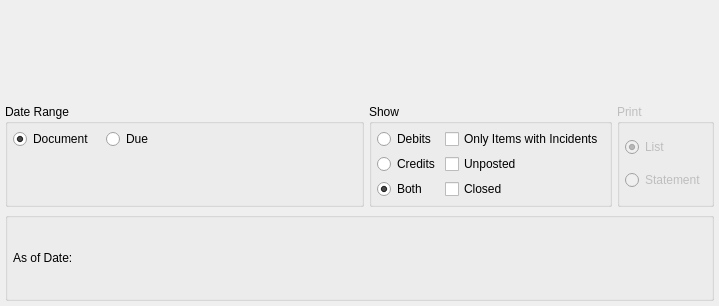
<?xml version="1.0" encoding="UTF-8"?>
<ui version="4.0">
 <comment>This file is part of the xTuple ERP: PostBooks Edition, a free and
open source Enterprise Resource Planning software suite,
Copyright (c) 1999-2011 by OpenMFG LLC, d/b/a xTuple.
It is licensed to you under the Common Public Attribution License
version 1.0, the full text of which (including xTuple-specific Exhibits)
is available at www.xtuple.com/CPAL.  By using this software, you agree
to be bound by its terms.</comment>
 <class>dspAROpenItems</class>
 <widget class="QWidget" name="dspAROpenItems">
  <property name="geometry">
   <rect>
    <x>0</x>
    <y>0</y>
    <width>719</width>
    <height>306</height>
   </rect>
  </property>
  <property name="windowTitle">
   <string>Open Receivables</string>
  </property>
  <layout class="QGridLayout" name="gridLayout_2">
   <item row="0" column="0" colspan="2">
    <widget class="CustomerSelector" name="_customerSelector"/>
   </item>
   <item row="1" column="0">
    <spacer name="verticalSpacer">
     <property name="orientation">
      <enum>Qt::Vertical</enum>
     </property>
     <property name="sizeType">
      <enum>QSizePolicy::Fixed</enum>
     </property>
     <property name="sizeHint" stdset="0">
      <size>
       <width>20</width>
       <height>5</height>
      </size>
     </property>
    </spacer>
   </item>
   <item row="2" column="0">
    <widget class="QGroupBox" name="_dateGroup">
     <property name="title">
      <string>Date Range</string>
     </property>
     <layout class="QGridLayout" name="gridLayout">
      <item row="0" column="0">
       <layout class="QHBoxLayout" name="horizontalLayout">
        <property name="spacing">
         <number>12</number>
        </property>
        <item>
         <widget class="QRadioButton" name="_docDate">
          <property name="text">
           <string>Document</string>
          </property>
          <property name="checked">
           <bool>true</bool>
          </property>
         </widget>
        </item>
        <item>
         <widget class="QRadioButton" name="_dueDate">
          <property name="text">
           <string>Due</string>
          </property>
         </widget>
        </item>
        <item>
         <spacer name="horizontalSpacer_2">
          <property name="orientation">
           <enum>Qt::Horizontal</enum>
          </property>
          <property name="sizeHint" stdset="0">
           <size>
            <width>40</width>
            <height>20</height>
           </size>
          </property>
         </spacer>
        </item>
       </layout>
      </item>
      <item row="1" column="0">
       <widget class="DateCluster" name="_dates">
        <property name="focusPolicy">
         <enum>Qt::StrongFocus</enum>
        </property>
       </widget>
      </item>
     </layout>
    </widget>
   </item>
   <item row="2" column="1">
    <widget class="QGroupBox" name="_showGroup">
     <property name="title">
      <string>Show</string>
     </property>
     <layout class="QGridLayout" name="gridLayout_4">
      <item row="0" column="0">
       <widget class="QRadioButton" name="_debits">
        <property name="text">
         <string>Debits</string>
        </property>
       </widget>
      </item>
      <item row="0" column="1">
       <widget class="XCheckBox" name="_incidentsOnly">
        <property name="text">
         <string>Only Items with Incidents</string>
        </property>
       </widget>
      </item>
      <item row="1" column="0">
       <widget class="QRadioButton" name="_credits">
        <property name="text">
         <string>Credits</string>
        </property>
       </widget>
      </item>
      <item row="1" column="1">
       <widget class="XCheckBox" name="_unposted">
        <property name="text">
         <string>Unposted</string>
        </property>
        <property name="forgetful">
         <bool>false</bool>
        </property>
       </widget>
      </item>
      <item row="2" column="0">
       <widget class="QRadioButton" name="_both">
        <property name="text">
         <string>Both</string>
        </property>
        <property name="checked">
         <bool>true</bool>
        </property>
       </widget>
      </item>
      <item row="2" column="1">
       <widget class="XCheckBox" name="_closed">
        <property name="text">
         <string>Closed</string>
        </property>
        <property name="checked">
         <bool>false</bool>
        </property>
        <property name="forgetful">
         <bool>true</bool>
        </property>
       </widget>
      </item>
     </layout>
    </widget>
   </item>
   <item row="2" column="2">
    <widget class="QGroupBox" name="_printGroup">
     <property name="enabled">
      <bool>false</bool>
     </property>
     <property name="title">
      <string>Print</string>
     </property>
     <layout class="QVBoxLayout" name="verticalLayout">
      <item>
       <widget class="QRadioButton" name="_printList">
        <property name="text">
         <string>List</string>
        </property>
        <property name="checked">
         <bool>true</bool>
        </property>
       </widget>
      </item>
      <item>
       <widget class="QRadioButton" name="_printStatement">
        <property name="text">
         <string>Statement</string>
        </property>
       </widget>
      </item>
     </layout>
    </widget>
   </item>
   <item row="3" column="0" colspan="3">
    <widget class="QGroupBox" name="_asofGroup">
     <property name="title">
      <string/>
     </property>
     <layout class="QGridLayout" name="gridLayout_3">
      <item row="0" column="0">
       <widget class="QLabel" name="_asOfLit">
        <property name="text">
         <string>As of Date:</string>
        </property>
       </widget>
      </item>
      <item row="0" column="1">
       <widget class="DLineEdit" name="_asOf"/>
      </item>
      <item row="0" column="2">
       <spacer name="horizontalSpacer">
        <property name="orientation">
         <enum>Qt::Horizontal</enum>
        </property>
        <property name="sizeHint" stdset="0">
         <size>
          <width>270</width>
          <height>20</height>
         </size>
        </property>
       </spacer>
      </item>
     </layout>
    </widget>
   </item>
  </layout>
 </widget>
 <layoutdefault spacing="5" margin="5"/>
 <pixmapfunction>qPixmapFromMimeSource</pixmapfunction>
 <customwidgets>
  <customwidget>
   <class>CustomerSelector</class>
   <extends>QWidget</extends>
   <header>customerselector.h</header>
  </customwidget>
  <customwidget>
   <class>DateCluster</class>
   <extends>QWidget</extends>
   <header>datecluster.h</header>
  </customwidget>
  <customwidget>
   <class>DLineEdit</class>
   <extends>QWidget</extends>
   <header>datecluster.h</header>
   <container>1</container>
  </customwidget>
  <customwidget>
   <class>XCheckBox</class>
   <extends>QCheckBox</extends>
   <header>xcheckbox.h</header>
  </customwidget>
 </customwidgets>
 <resources/>
 <connections/>
</ui>
